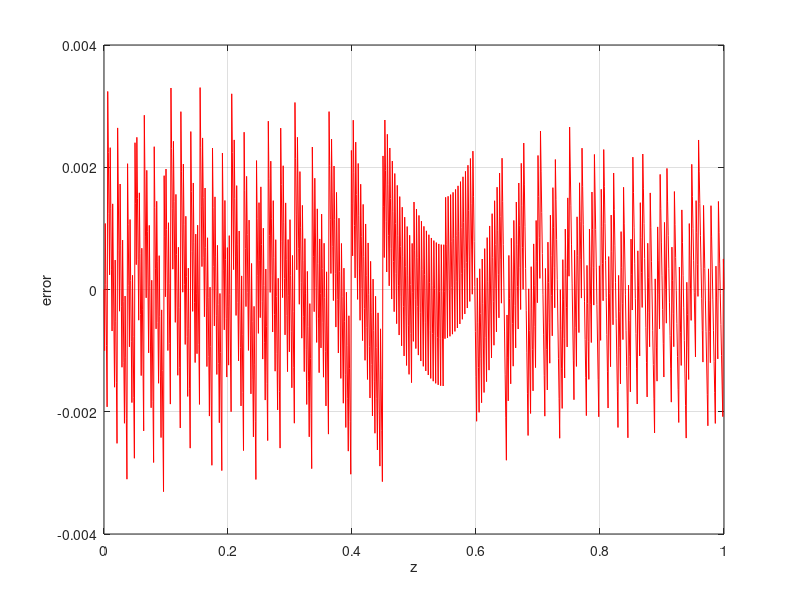
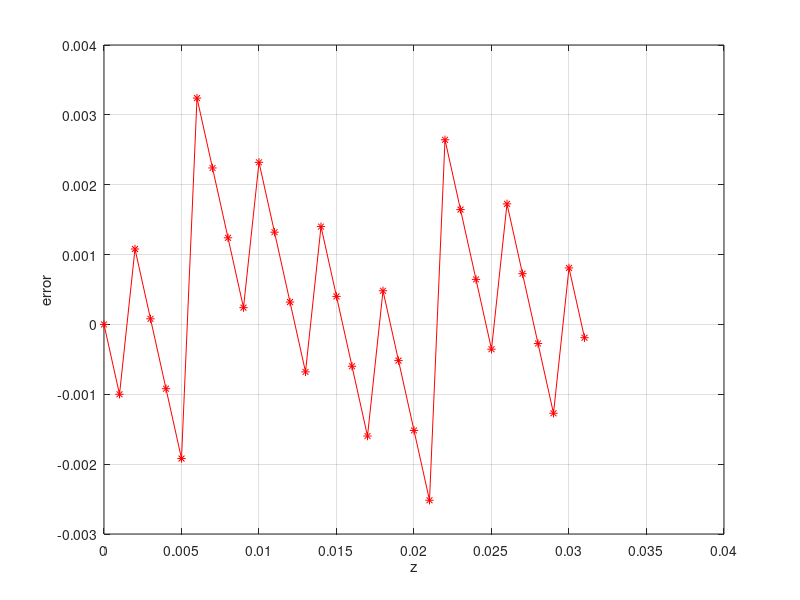

These figures' MATLAB source, in order:
zc = linspace(0,1,256);
atantab = round(atan(zc)*255*4/pi);

z = 0:0.001:1;

res = zeros(size(z));
for k = 1:length(z)
  res(k) = atantab(floor(255*z(k)+0.5)+1)/255*pi/4;
end%for

figure(1); plot(z,res-atan(z),'r')
           xlabel('z'); ylabel('error'); grid on
range = 1:32;
figure(2); plot(z(range),res(range)-atan(z(range)),'-*r')
           xlabel('z'); ylabel('error'); grid on
